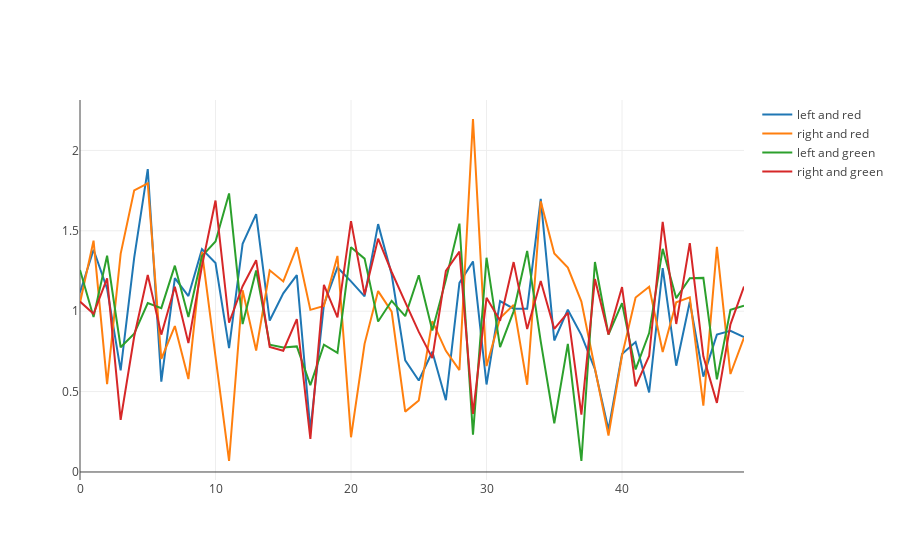

Notebook code for this chart:
### Code cell
TD(50,1000,.1,.9,.5)
#inputs: nstates,nepisodes,lrate,gamma,td_lambda
